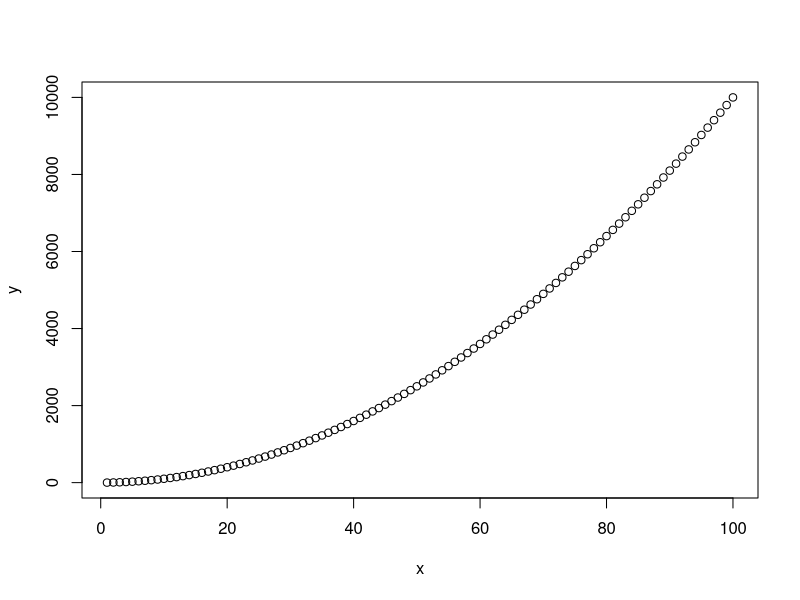

Write R code to recreate this figure.
## NN

# | features x0, x1, x2, .... | label
# \summation{x*x+b} -(sigmoid)-> Y

# w0x0 + w1x1 + w2x2 + 
# w0x0 = b
# ANN모형: w 값 찾기

x <- c(1:100)
y <- x^2

plot(x,y)
